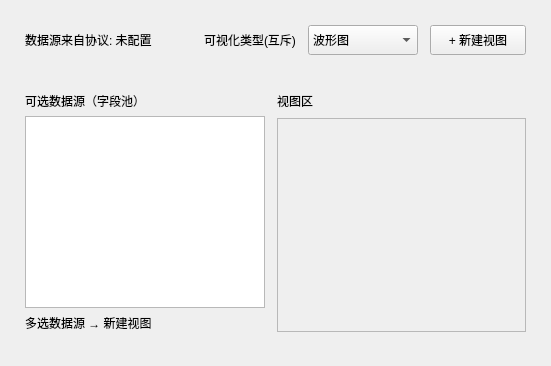
         <widget class="QWidget" name="pageVisualization">
          <layout class="QVBoxLayout" name="pageVizLayout">
           <property name="spacing">
            <number>10</number>
           </property>
           <property name="leftMargin">
            <number>16</number>
           </property>
           <property name="topMargin">
            <number>16</number>
           </property>
           <property name="rightMargin">
            <number>16</number>
           </property>
           <property name="bottomMargin">
            <number>16</number>
           </property>
           <item>
            <widget class="QWidget" name="vizToolbar">
             <layout class="QHBoxLayout" name="vizToolbarLayout">
              <property name="spacing">
               <number>12</number>
              </property>
              <item>
               <widget class="QLabel" name="vizProtoLabel">
                <property name="text">
                 <string>数据源来自协议: 未配置</string>
                </property>
               </widget>
              </item>
              <item>
               <spacer name="vizToolbarSpacer">
                <property name="orientation">
                 <enum>Qt::Horizontal</enum>
                </property>
                <property name="sizeHint" stdset="0">
                 <size>
                  <width>40</width>
                  <height>20</height>
                 </size>
                </property>
               </spacer>
              </item>
              <item>
               <widget class="QLabel" name="vizTypeLabel">
                <property name="text">
                 <string>可视化类型(互斥)</string>
                </property>
               </widget>
              </item>
              <item>
               <widget class="QComboBox" name="vizTypeCombo">
                <property name="minimumSize">
                 <size>
                  <width>110</width>
                  <height>30</height>
                 </size>
                </property>
                <item>
                 <property name="text">
                  <string>波形图</string>
                 </property>
                </item>
                <item>
                 <property name="text">
                  <string>3D姿态</string>
                 </property>
                </item>
               </widget>
              </item>
              <item>
               <widget class="QPushButton" name="addViewButton">
                <property name="minimumSize">
                 <size>
                  <width>96</width>
                  <height>30</height>
                 </size>
                </property>
                <property name="text">
                 <string>+ 新建视图</string>
                </property>
               </widget>
              </item>
             </layout>
            </widget>
           </item>
           <item>
            <widget class="QWidget" name="vizContentWidget">
             <layout class="QHBoxLayout" name="vizContentLayout">
              <property name="spacing">
               <number>12</number>
              </property>
              <item>
               <widget class="QWidget" name="vizSourceWidget">
                <property name="sizePolicy">
                 <sizepolicy hsizetype="Fixed" vsizetype="Expanding">
                  <horstretch>0</horstretch>
                  <verstretch>0</verstretch>
                 </sizepolicy>
                </property>
                <property name="minimumSize">
                 <size>
                  <width>220</width>
                  <height>0</height>
                 </size>
                </property>
                <property name="maximumSize">
                 <size>
                  <width>240</width>
                  <height>16777215</height>
                 </size>
                </property>
                <layout class="QVBoxLayout" name="vizSourceLayout">
                 <property name="spacing">
                  <number>6</number>
                 </property>
                 <property name="leftMargin">
                  <number>0</number>
                 </property>
                 <property name="rightMargin">
                  <number>0</number>
                 </property>
                 <item>
                  <widget class="QLabel" name="vizSourceTitle">
                   <property name="text">
                    <string>可选数据源（字段池）</string>
                   </property>
                  </widget>
                 </item>
                 <item>
                  <widget class="QListWidget" name="vizSourceList">
                   <property name="selectionMode">
                    <enum>QAbstractItemView::MultiSelection</enum>
                   </property>
                  </widget>
                 </item>
                 <item>
                  <widget class="QLabel" name="vizSourceHint">
                   <property name="text">
                    <string>多选数据源 → 新建视图</string>
                   </property>
                  </widget>
                 </item>
                </layout>
               </widget>
              </item>
              <item>
               <widget class="QWidget" name="vizCanvasWidget">
                <layout class="QVBoxLayout" name="vizCanvasLayout">
                 <property name="spacing">
                  <number>8</number>
                 </property>
                 <property name="leftMargin">
                  <number>0</number>
                 </property>
                 <property name="rightMargin">
                  <number>0</number>
                 </property>
                 <item>
                  <widget class="QLabel" name="vizCanvasTitle">
                   <property name="text">
                    <string>视图区</string>
                   </property>
                  </widget>
                 </item>
                 <item>
                  <widget class="QScrollArea" name="vizScrollArea">
                   <property name="widgetResizable">
                    <bool>true</bool>
                   </property>
                   <widget class="QWidget" name="vizCanvasContainer">
                    <layout class="QVBoxLayout" name="vizContainerLayout">
                     <property name="leftMargin">
                      <number>0</number>
                     </property>
                     <property name="topMargin">
                      <number>0</number>
                     </property>
                     <property name="rightMargin">
                      <number>0</number>
                     </property>
                     <property name="bottomMargin">
                      <number>0</number>
                     </property>
                    </layout>
                   </widget>
                  </widget>
                 </item>
                </layout>
               </widget>
              </item>
             </layout>
            </widget>
           </item>
          </layout>
         </widget>
